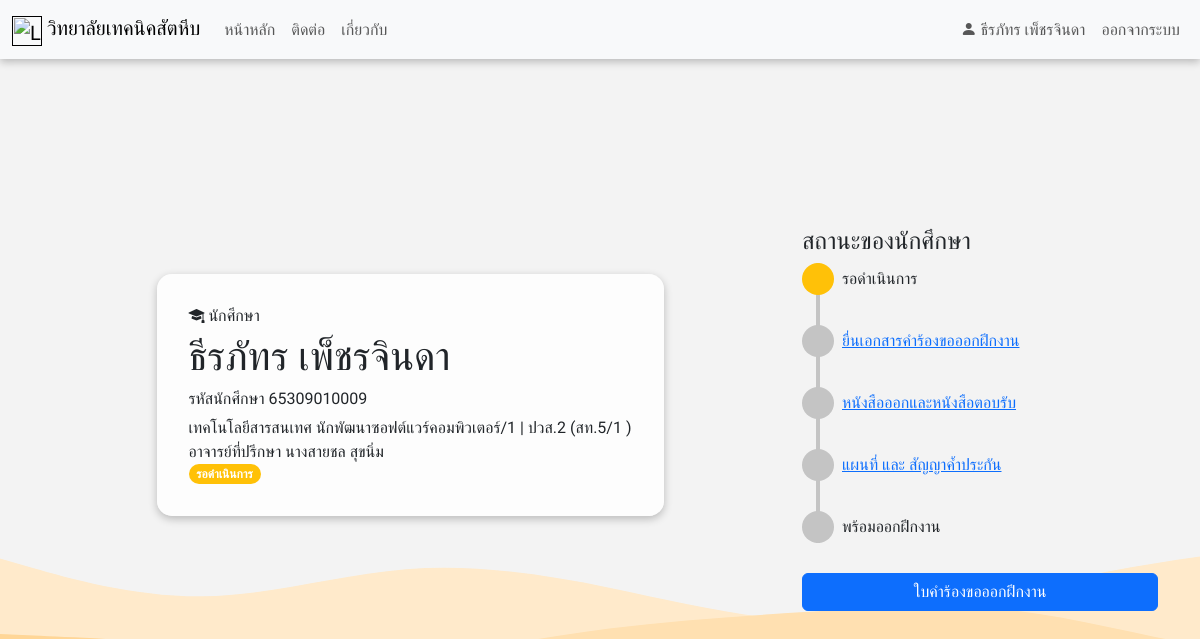
Page /index.php (signed in) on the earlier database version.
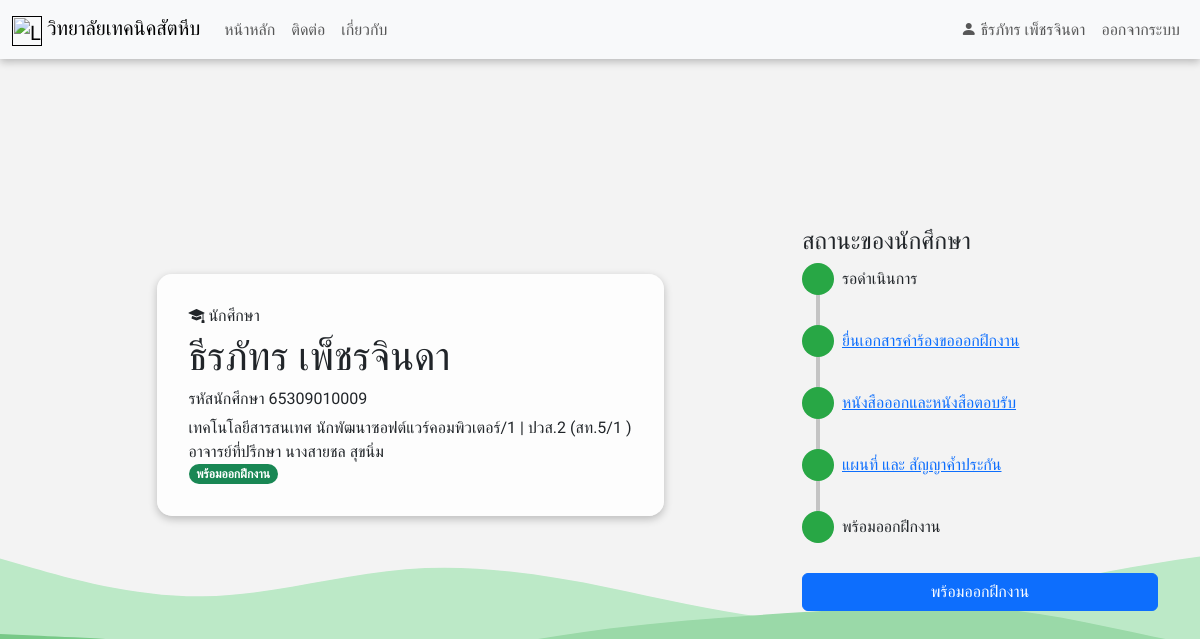
Same page on the later database version.
### index.php (the view, shortened to what the changed rows need)
<?php include 'navbar.php'; ?>
<?php
$request_form = array('ใบคำร้องขอออกฝึกงาน', 'request_form.php');
$ready = array('พร้อมออกฝึกงาน', '#');
$sql = "SELECT
                student.std_id,
                student.prefix,
                student.name,
                student.surname,
                student.level,
                COALESCE(studyfield.field_name, 'NULL') AS field_name,
                COALESCE(study_group.group_name, 'NULL') AS group_name,
                student.system,
                student.tel,
                student.progression_id,
                progression.color,
                COALESCE(progression.progression_name, 'NULL') AS progression_name,
                COALESCE(CONCAT(teacher.name, ' ', teacher.surname), 'ยังไม่มีครูที่ปรึกษาในระบบ') AS teacher_fullname
            FROM student
            LEFT JOIN studyfield
                ON student.field_id = studyfield.field_id
            LEFT JOIN study_group
                ON student.group_id = study_group.group_id
            LEFT JOIN progression
                ON student.progression_id = progression.progression_id
            LEFT JOIN teacher
                ON study_group.teacher_id = teacher.teacher_id
            WHERE student.std_id = '$std_id';";
if ($result = $con->query($sql)) {
    $row = mysqli_fetch_array($result);
    $std_status = $row['progression_id'];
} else {
    echo "เกิดข้อผิดพลาดด้าน sql";
}
?>
<!DOCTYPE html>
<html lang="en">
<head>
    <link rel="stylesheet" href="https://cdn.jsdelivr.net/npm/bootstrap-icons@1.10.5/font/bootstrap-icons.css">
        <?php if ($std_status == 2) {
            $destination = $request_form[1];
            $btn_name = $request_form[0];
            $btn_disabled = 'enabled';
        ?>
        <?php } elseif ($std_status == 11) {
            $destination = $ready[1];
            $btn_name = $ready[0];
            $btn_disabled = 'disabled';
        ?>
        <?php } ?>.profile {
</head>
<body>
    <div class="container-lg d-flex flex-column justify-content-center" style="height: 90vh;">
        <div class="row d-flex align-items-center">
            <div class="col-md-8 mb-5 d-flex justify-content-center">
                <div class="d-flex flex-column text-left profile">
                    <h1><?php echo $row['name'] . ' ' . $row['surname'] ?></h1>
                    <div class="status">
                        <span class="badge rounded-pill <?php echo $row['color'] ?>"><?php echo $row['progression_name'] ?></span>
                    </div>
                </div>
            </div>
            <div class="col-md-4">
                <div class="progression">
                    <div class="header">
                        <h4>สถานะของนักศึกษา</h4>
                    </div>
                    <div class="content">
                        <div class="container__line"></div>
                        <ul class="container__items">
                            <li class="container__item">
                                <div class="container__top">
                                    <div class="container__circle waiting"></div>
                                    <div class="container__title">
                                        <h>รอดำเนินการ</h>
                                    </div>
                                </div>
                            </li>
                            <li class="container__item">
                                <div class="container__top">
                                    <div class="container__circle request_check"></div>
                                    <div class="container__title">
                                        <a href="request_form.php">ยื่นเอกสารคำร้องขอออกฝึกงาน</a>
                                    </div>
                                </div>
                            </li>
                            <li class="container__item">
                                <div class="container__top">
                                    <div class="container__circle outin_check"></div>
                                    <div class="container__title">
                                        <a href="out_form.php">หนังสือออกและหนังสือตอบรับ</a>
                                    </div>
                                </div>
                            </li>
                            <li class="container__item">
                                <div class="container__top">
                                    <div class="container__circle map_surety_check"></div>
                                    <div class="container__title">
                                        <a href="map_form.php">แผนที่ และ สัญญาค้ำประกัน</a>
                                    </div>
                                </div>
                            </li>
                            <li class="container__item">
                                <div class="container__top">
                                    <div class="container__circle ready_check"></div>
                                    <div class="container__title">
                                        <h>พร้อมออกฝึกงาน</ย>
                                    </div>
                                </div>
                            </li>
                        </ul>
                    </div>
                    <a href="<?php echo $destination ?>" class="btn btn-primary " style="width: 100%;" <?php echo $btn_disabled ?>><?php echo $btn_name ?></a>
                </div>
            </div>
        </div>
    </div>
</body>
</html>

Differences in the rows shown:
changed student "ธีรภัทร": progression_id 2 → 11 (drawn)
Other differences:
$row['progression_name']: "รอดำเนินการ" → "พร้อมออกฝึกงาน"
$btn_name: "ใบคำร้องขอออกฝึกงาน" → "พร้อมออกฝึกงาน"
